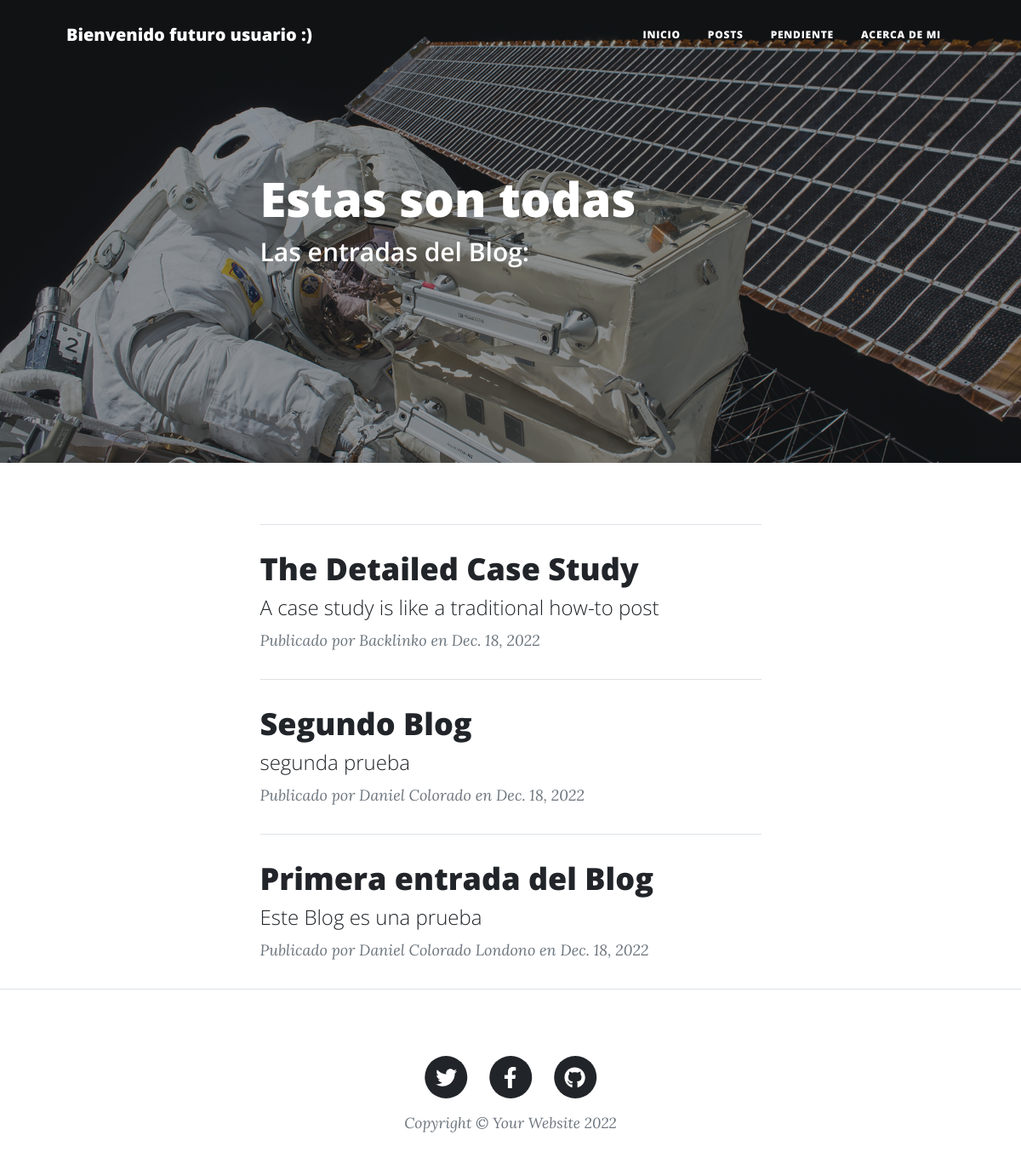
The app's page /allposts, older data.
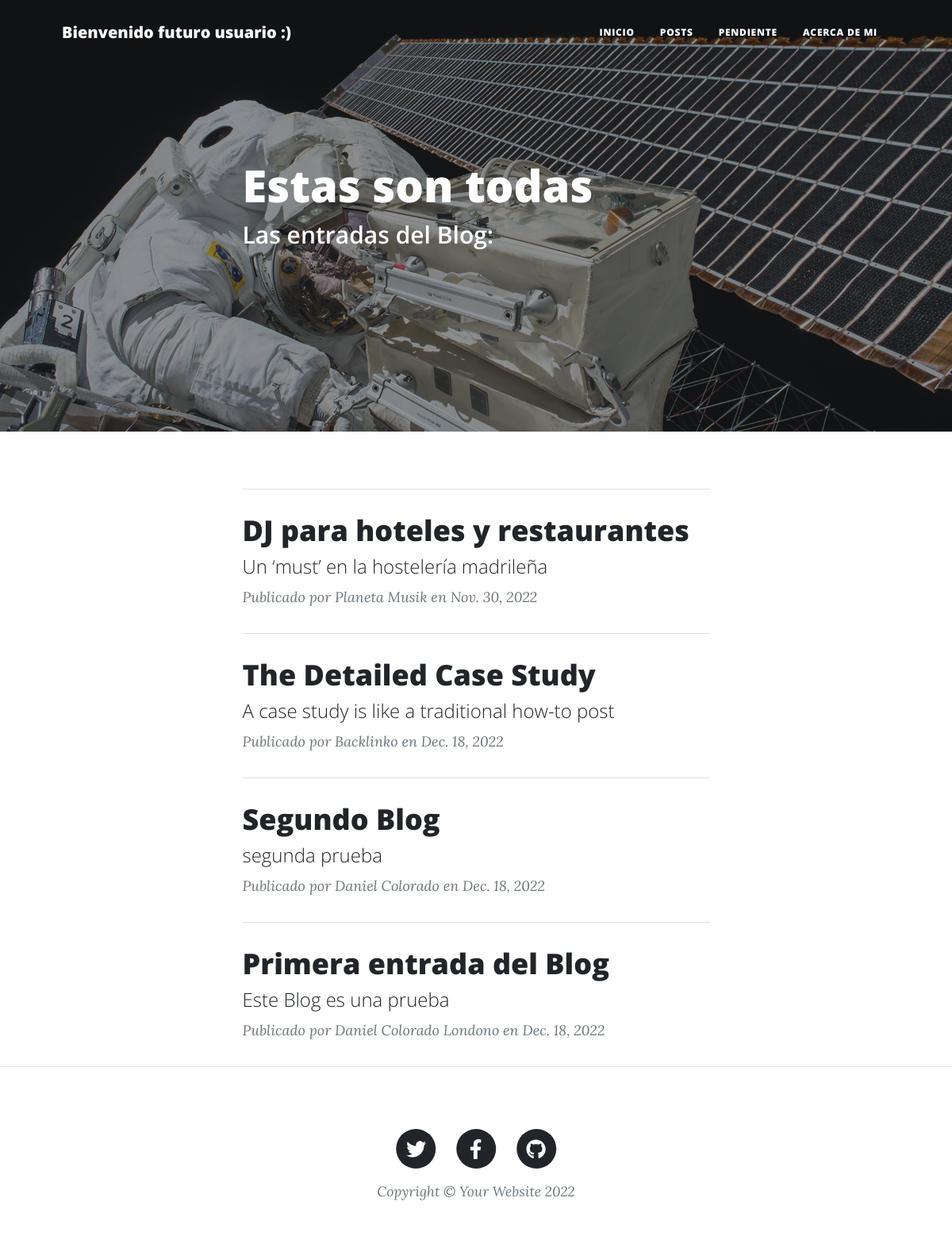
The same page, newer data.
### blog/models.py (models this page shows, shortened)
class Post(models.Model):
    titulo = models.CharField(max_length=255)
    subtitulo = models.CharField(max_length=255)
    cuerpo = RichTextUploadingField() # CKEditor Rich Text Field
    imagen = models.ImageField(upload_to='media')
    autor = models.CharField(max_length=255)
    fecha = models.DateField()

### blog/views.py (the view)
# urls.py: path("allposts", all_posts, name= "all_posts"),
def all_posts(request):
    blogs = Post.objects.all().order_by('-id') # Consulta por id, de mayor a menor (ORDER BY id DESC en SQL)
    return render(request, "publicaciones.html", {"blogs": blogs})

### blog/templates/publicaciones.html (shortened to what this page needs)
{% extends "padre.html" %}
{% load static %}
{% block encabezado %}
    <header class="masthead" style="background-image: url('../static/assets/img/post-bg.jpg')">
        <div class="container position-relative px-4 px-lg-5">
            <div class="row gx-4 gx-lg-5 justify-content-center">
                <div class="col-md-10 col-lg-8 col-xl-7">
                    <div class="post-heading">
                        <h1 style="color: white">Estas son todas</h1>
                        <h2 class="subheading" style="color: white">Las entradas del Blog:</h2>
                    </div>
                </div>
            </div>
        </div>
    </header>
{% endblock %}
{% block contenido %}
    {% if blogs %}
        <div class="container px-4 px-lg-5">
            <div class="row gx-4 gx-lg-5 justify-content-center">
                <div class="col-md-10 col-lg-8 col-xl-7">
                    {% for blog in blogs %}
                        <hr class="my-4" />
                        <div class="post-preview">
                            <a href="{% url 'post' blog.id %}">
                                <h2 class="post-title">{{ blog.titulo }}</h2>
                                <h4 class="post-subtitle">{{ blog.subtitulo }}</h3>
                            </a>
                            <p class="post-meta">
                                Publicado por {{ blog.autor }}
                                en {{ blog.fecha}}
                            </p>
                        </div>
                    {% endfor %}
                </div>
            </div>
        </div>
    {% endif %}
{% endblock %}

Row changes from the older to the newer data that the page shows:
added Post: titulo "DJ para hoteles y restaurantes", subtitulo "Un ‘must’ en la hostelería madrileña", autor "Planeta Musik", fecha "Nov. 30, 2022"
